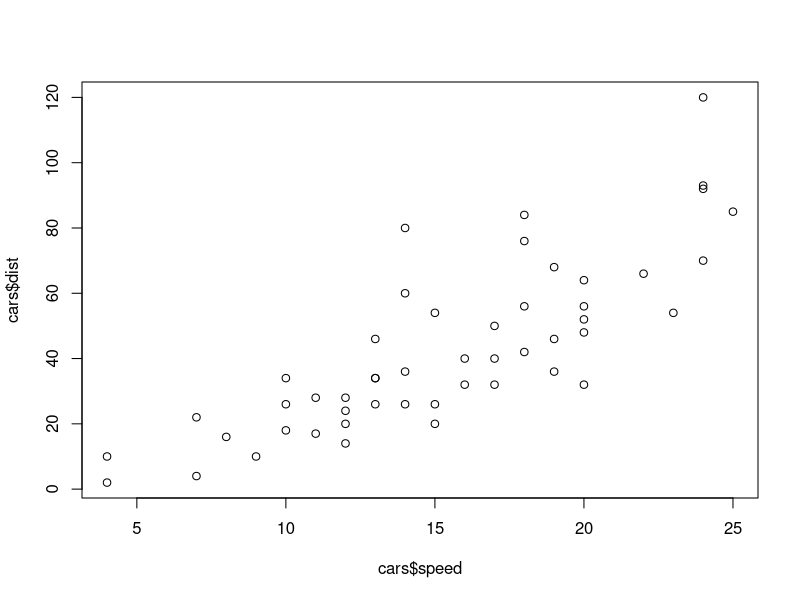
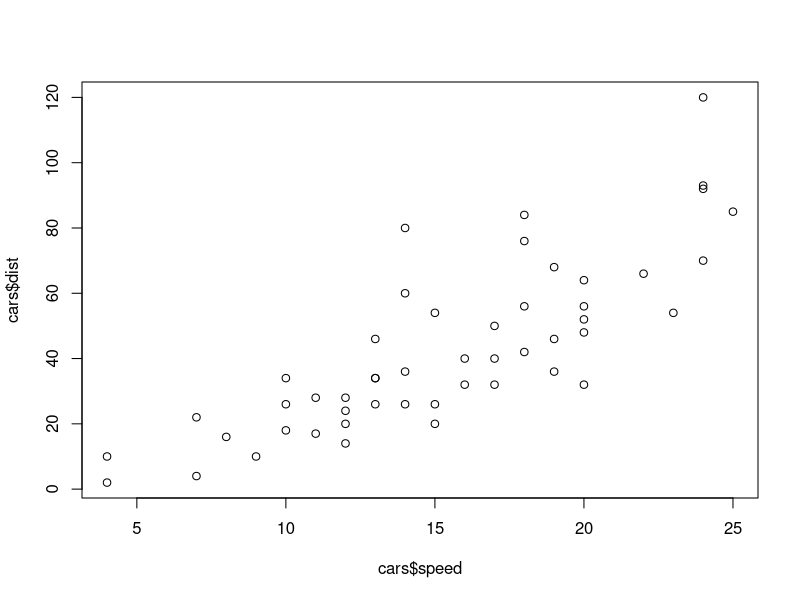
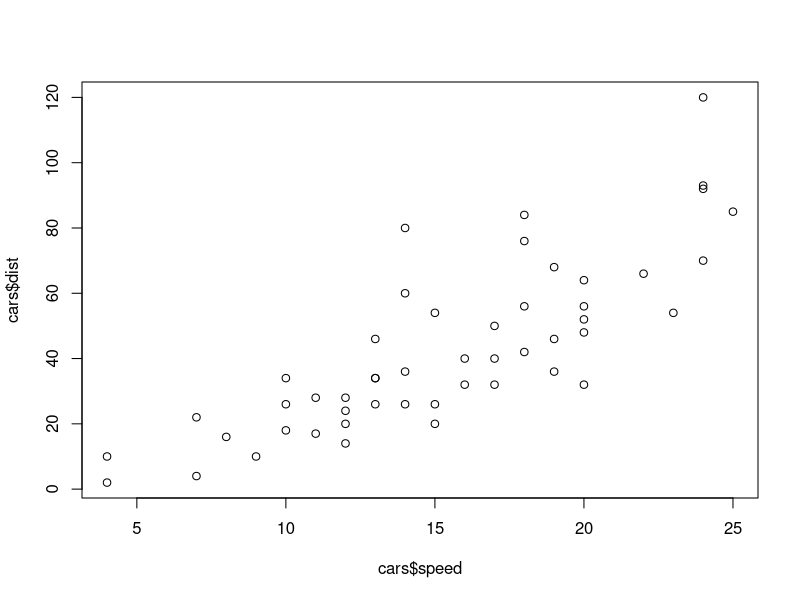
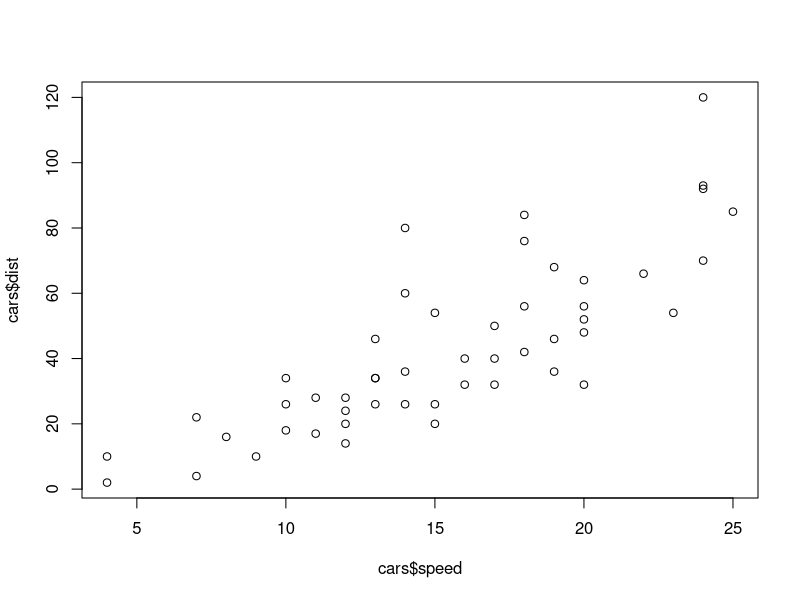
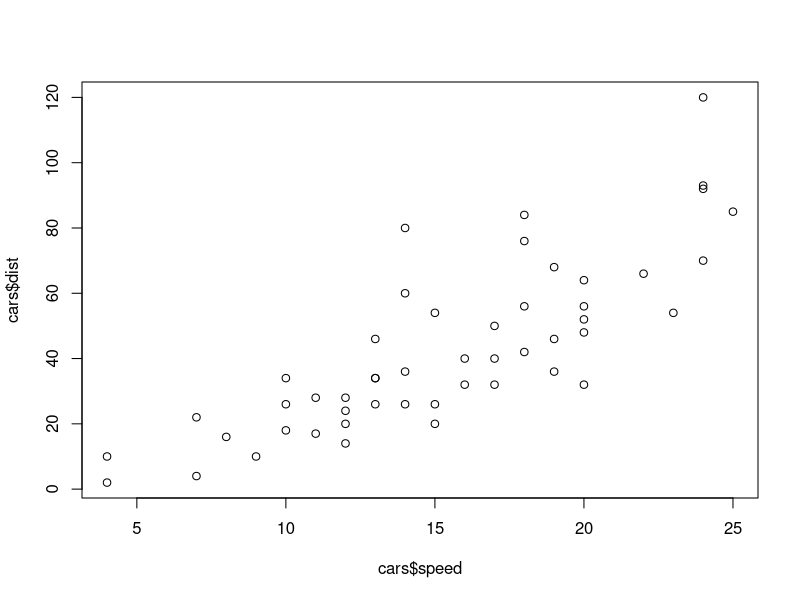
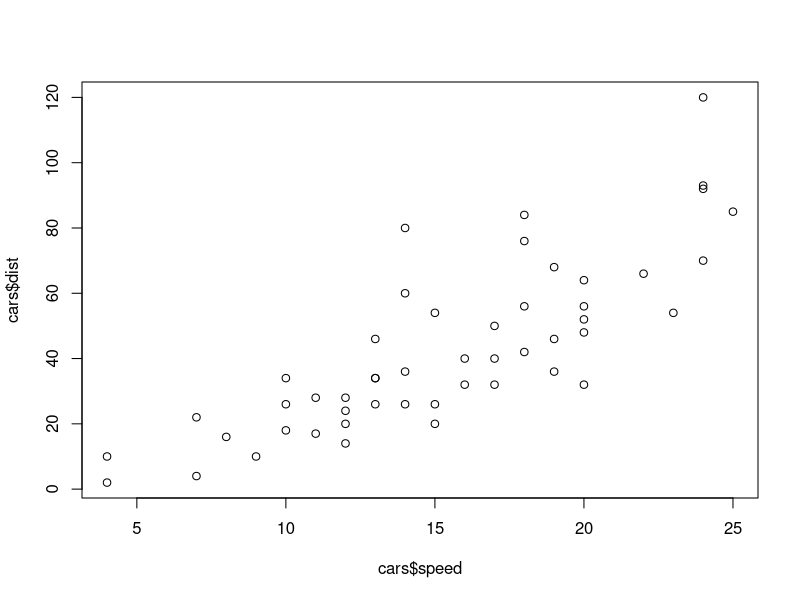
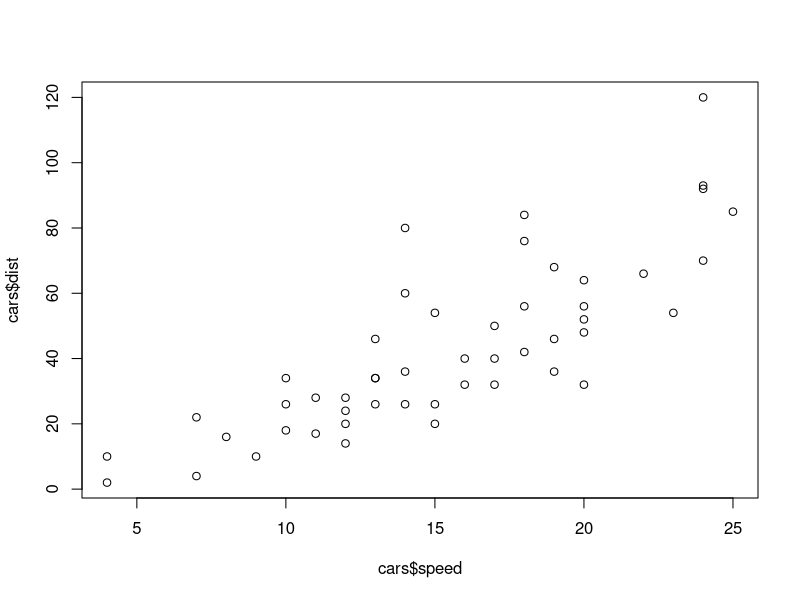

Generate these figures, in order, with R:
## ---- chunk 1
plot(cars$speed, cars$dist)
## ---- chunk 2
plot(cars$speed, cars$dist)
## ---- chunk 3
plot(cars$speed, cars$dist)
## ---- chunk 4
plot(cars$speed, cars$dist)
## ---- chunk 5
plot(cars$speed, cars$dist)
## ---- chunk 6
plot(cars$speed, cars$dist)
## ---- chunk 7
plot(cars$speed, cars$dist)
